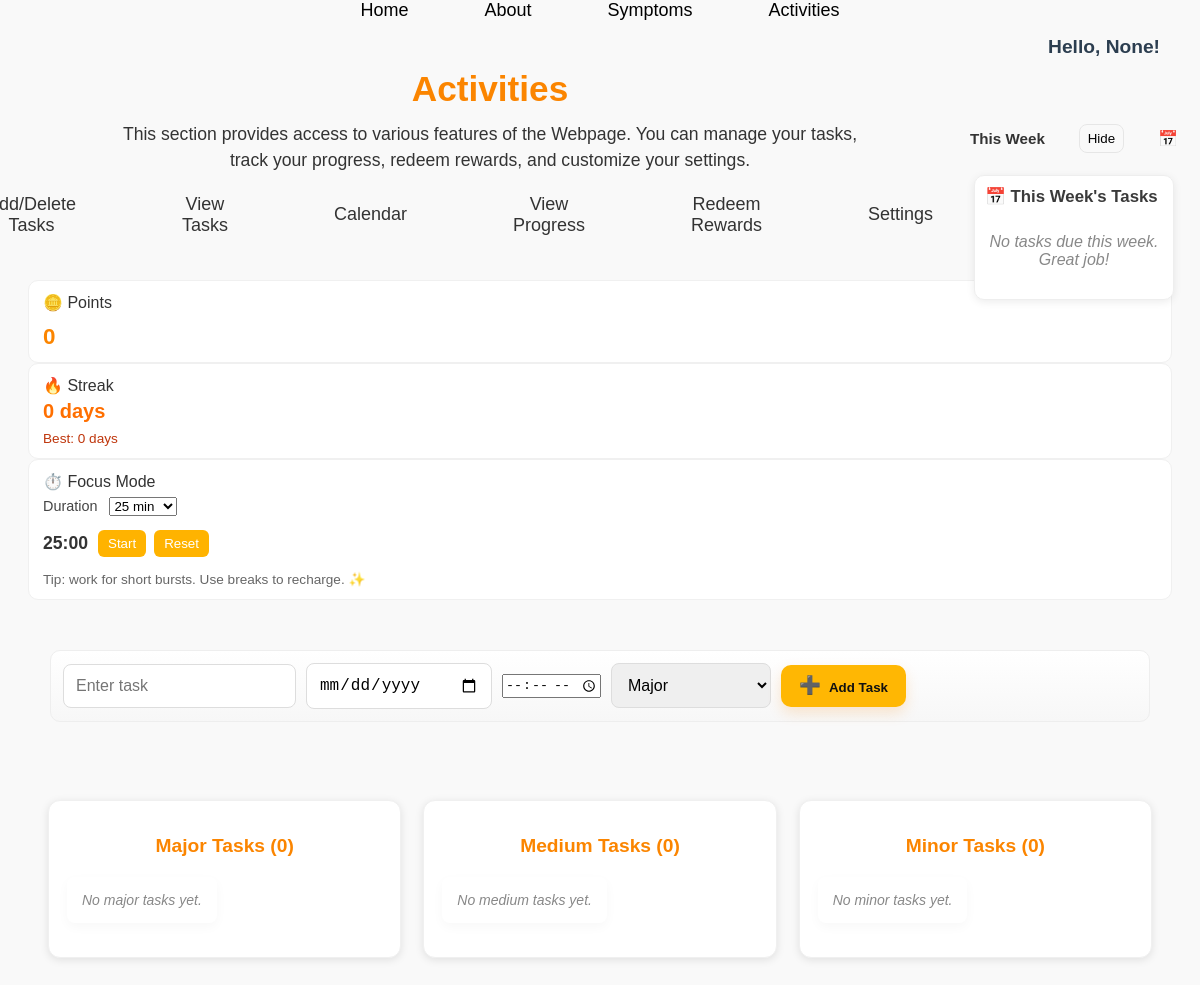
The page /activities on the database as committed earlier.
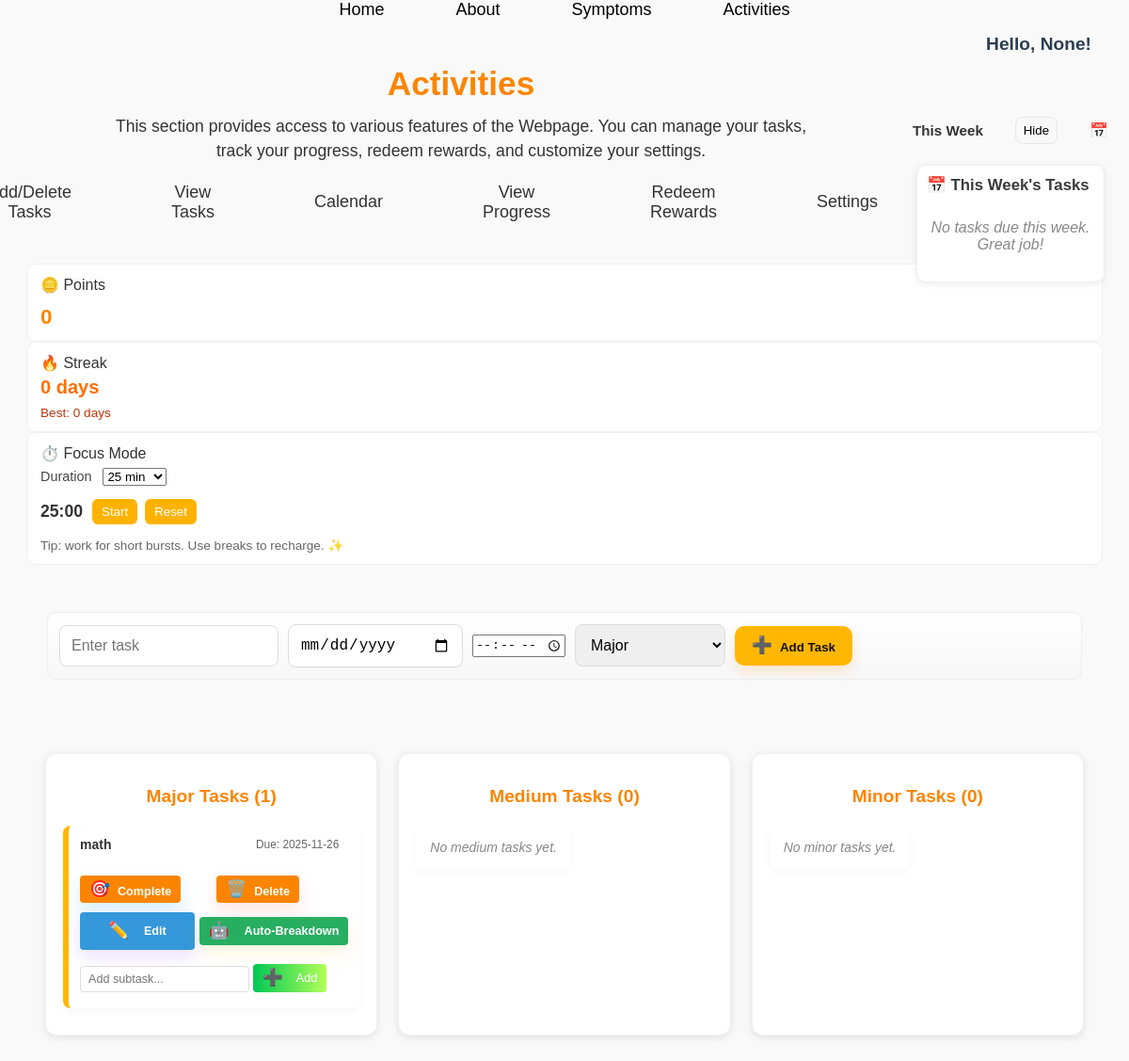
The same page on the database as committed later.
### tables this page shows
CREATE TABLE tasks (
            id INTEGER PRIMARY KEY AUTOINCREMENT,
            name TEXT NOT NULL,
            date TEXT,
            importance TEXT NOT NULL,
            user TEXT
        , completed INTEGER DEFAULT 0, completed_at TEXT, duration INTEGER, time TEXT);

### app.py (the view, shortened to what this page needs)
@app.route("/activities")
def activities():
    tasks = get_tasks_grouped()
    calendar_tasks = get_calendar_tasks()
    username = session.get('user') if session else None
    is_parent = False
    upcoming_tasks = get_upcoming_tasks(username, days=7) if username else []
    upcoming_all_14 = get_upcoming_tasks(username, days=14) if username else []
    today = datetime.datetime.now().date()
    upcoming_tasks_next = [t for t in upcoming_all_14 if t.get('date') and datetime.datetime.fromisoformat(t['date']).date() > (today + datetime.timedelta(days=7))]
    points = 0
    streak = {'current': 0, 'longest': 0}
    return render_template("activities.html", tasks=tasks, calendar_tasks=calendar_tasks, username=username, points=points, upcoming_tasks=upcoming_tasks, upcoming_tasks_next=upcoming_tasks_next, streak=streak, today=datetime.datetime.now(), timedelta=datetime.timedelta, is_parent=is_parent)

### templates/activities.html (shortened to what this page needs)
<!DOCTYPE html>
<html lang="en">
<head>
  <div class="menu">
    <ul>
      <li><a href="{{ url_for('home') }}">Home</a></li>
      <li><a href="{{ url_for('about') }}">About</a></li>
      <li><a href="{{ url_for('symptoms') }}">Symptoms</a></li>
      <li><a href="{{ url_for('activities') }}">Activities</a></li>
    </ul>
  </div>
  <link rel="stylesheet" href="{{ url_for('static', filename='activitiesstyle.css') }}">
  <link rel="stylesheet" href="{{ url_for('static', filename='calendar.css') }}">
  <link rel="stylesheet" href="{{ url_for('static', filename='activities_adaptive.css') }}">
<body>
  <div class="front">
    <div class="front-header">
      <div class="front-header-left">
        <h1>Activities</h1>
        <p class="description">
          This section provides access to various features of the Webpage.
          You can manage your tasks, track your progress, redeem rewards, and customize your settings.
        </p>
        <ul class="Tabs">
          <li><a href="{{ url_for('activities') }}">Add/Delete Tasks</a></li>
          <li><a href="{{ url_for('view_tasks') }}">View Tasks</a></li>
          <li><a href="{{ url_for('calendar') }}">Calendar</a></li>
          <li><a href="{{ url_for('progress') }}">View Progress</a></li>
          <li><a href="{{ url_for('redeem') }}">Redeem Rewards</a></li>
          <li><a href="{{ url_for('settings') }}">Settings</a></li>
        </ul>
        <h2 id="greeting">Hello, {{ username }}!</h2>
      </div>
    </div>
    <div class="corner-upcoming" aria-label="This week's tasks">
      <div class="corner-header" style="display:flex;justify-content:space-between;align-items:center;margin-bottom:8px;position:relative;">
        <strong style="font-size:0.95rem">This Week</strong>
        <button id="cornerToggleBtn" aria-expanded="true" style="background:transparent;border:1px solid #e6e6e6;padding:6px 8px;border-radius:8px;cursor:pointer">Hide</button>
        <div class="corner-handle" aria-hidden="true" title="This Week">📅</div>
      </div>
      <div class="corner-content collapsible" id="cornerContent">
        <div class="upcoming-tasks-sidebar">
          <h3 style="margin-top:0;">📅 This Week's Tasks</h3>
          {% if upcoming_tasks %}
          <ul class="upcoming-tasks-list">
            {% for task in upcoming_tasks %}
            <li>
              <div style="display:flex;flex-direction:column;gap:4px;">
                <span class="task-item-name">{{ task.name }}</span>
                <span class="task-item-date" style="font-size:0.85rem;color:#666;">Due: {{ task.date }}</span>
              </div>
            </li>
            {% endfor %}
          </ul>
          {% else %}
          <p class="no-tasks">No tasks due this week. Great job!</p>
          {% endif %}
        </div>
      </div>
    </div>
    <div class="corner-stats collapsed" id="cornerStats" aria-hidden="false">
      <div class="corner-stats-content collapsible" id="cornerStatsContent">
        <div class="top-panel points">
          <div class="panel-title">🪙 Points</div>
          <div class="points-value" id="pointsCount">{{ points }}</div>
        </div>
        <div class="top-panel streak">
          <div class="panel-title">🔥 Streak</div>
          <div class="streak-current">{{ streak.current if streak else 0 }} days</div>
          <div class="streak-best">Best: {{ streak.longest if streak and streak.longest is not none else 0 }} days</div>
        </div>
        <div class="top-panel focus">
          <div class="panel-title">⏱️ Focus Mode</div>
            <div class="timer-settings" style="display:flex;gap:8px;align-items:center;margin-bottom:8px;">
              <label for="focusDurationSelect" style="font-size:0.9rem;color:#444;margin:0 4px 0 0">Duration</label>
              <select id="focusDurationSelect" aria-label="Focus duration">
                <option value="25" selected>25 min</option>
              </select>
            </div>
            <div class="timer-display">
              <div id="timerLabel">25:00</div>
              <div class="timer-controls">
                <button id="startPauseBtn" class="timer-btn">Start</button>
                <button id="resetBtn" class="timer-btn">Reset</button>
              </div>
            </div>
          <div class="focus-tips">Tip: work for short bursts. Use breaks to recharge. ✨</div>
        </div>
      </div>
    </div>
  </div>
  <div class="task-input">
    <form action="/add_task" method="POST">
      <input type="text" name="task_name" placeholder="Enter task" required />
      <input type="date" name="task_date" required />
      <input type="time" name="task_time" />
      <select name="importance" required>
        <option value="Major">Major</option>
      </select>
      <button type="submit" class="btn-add" aria-label="Add task"><span class="btn-icon">➕</span><span class="btn-text">Add Task</span></button>
    </form>
  </div>
  <div class="activities-container">
  <div class="activities-main">
  <div class="task-sections">
    <div class="task-section">
      <h2>Major Tasks <span class="task-count">({{ tasks['Major']|length }})</span></h2>
      <ul>
        {% for task in tasks['Major'] %}
        <li>
          <div class="task-header">
            <span class="task-name">{{ task.name }}</span>
            <span class="task-date">{% if task.date %}Due: {{ task.date }}{% if task.time %} at {{ task.time }}{% endif %}{% else %}No due date{% endif %}</span>
          </div>
          <div class="task-actions">
            <form action="{{ url_for('complete_task', importance='Major', task_index=loop.index0) }}" method="post" onsubmit="handleCompletion(event, 'Major')">
              <button type="submit" class="btn-complete" aria-label="Complete task"><span class="btn-icon">🎯</span><span class="btn-text">Complete</span></button>
            </form>
            <form action="{{ url_for('delete_task', importance='Major', task_index=loop.index0) }}" method="post">
              <button type="submit" class="btn-delete" aria-label="Delete task"><span class="btn-icon">🗑️</span><span class="btn-text">Delete</span></button>
            </form>
            <button type="button" class="edit-btn" data-task='{{ {"id": task.id, "name": task.name, "date": task.date, "time": task.time, "importance": "Major"}|tojson }}' onclick="openEditModalFromButton(this)"><span class="btn-icon">✏️</span><span class="btn-text">Edit</span></button>
            <form action="{{ url_for('auto_breakdown_task_route', parent_task_id=task.id) }}" method="post">
              <button type="submit" class="auto-breakdown-btn" aria-label="Auto breakdown"><span class="btn-icon">🤖</span><span class="btn-text">Auto-Breakdown</span></button>
            </form>
          </div>
          <form action="{{ url_for('add_subtask', parent_task_id=task.id) }}" method="post" class="add-subtask-form">
            <input type="text" name="subtask_name" placeholder="Add subtask..." required />
            <button type="submit" class="btn-add-subtask" aria-label="Add subtask"><span class="btn-icon">➕</span><span class="btn-text">Add</span></button>
          </form>
        </li>
        {% else %}
        <li class="empty">No major tasks yet.</li>
        {% endfor %}
      </ul>
    </div>
    <div class="task-section">
      <h2>Medium Tasks <span class="task-count">({{ tasks['Medium']|length }})</span></h2>
      <ul>
        {% for task in tasks['Medium'] %}
        <li>
          <div class="task-header">
            <span class="task-name">{{ task.name }}</span>
            <span class="task-date">{% if task.date %}Due: {{ task.date }}{% if task.time %} at {{ task.time }}{% endif %}{% else %}No due date{% endif %}</span>
          </div>
          <div class="task-actions">
            <form action="{{ url_for('complete_task', importance='Medium', task_index=loop.index0) }}" method="post" onsubmit="handleCompletion(event, 'Medium')">
              <button type="submit" class="btn-complete" aria-label="Complete task"><span class="btn-icon">🎯</span><span class="btn-text">Complete</span></button>
            </form>
            <form action="{{ url_for('delete_task', importance='Medium', task_index=loop.index0) }}" method="post">
              <button type="submit" class="btn-delete" aria-label="Delete task"><span class="btn-icon">🗑️</span><span class="btn-text">Delete</span></button>
            </form>
            <button type="button" class="edit-btn" data-task='{{ {"id": task.id, "name": task.name, "date": task.date, "time": task.time, "importance": "Medium"}|tojson }}' onclick="openEditModalFromButton(this)"><span class="btn-icon">✏️</span><span class="btn-text">Edit</span></button>
            <form action="{{ url_for('auto_breakdown_task_route', parent_task_id=task.id) }}" method="post">
              <button type="submit" class="auto-breakdown-btn" aria-label="Auto breakdown"><span class="btn-icon">🤖</span><span class="btn-text">Auto-Breakdown</span></button>
            </form>
          </div>
          {% if task.subtasks %}
          <div class="subtasks">
            <h4 onclick="toggleSubtasks(this)">
              <span>Subtasks ({{ task.subtasks|length }})</span>
              <span class="subtasks-toggle">▼</span>
            </h4>
            <ul class="subtasks-list" style="display:none;">
              {% for subtask in task.subtasks %}
              <li class="{% if subtask.completed %}completed{% endif %}">
                <form action="{{ url_for('complete_subtask', subtask_id=subtask.id) }}" method="post">
                  <button type="submit" class="subtask-check">{% if subtask.completed %}✅{% else %}☐{% endif %}</button>
                </form>
                <span>{{ subtask.name }}</span>
                <form action="{{ url_for('delete_subtask', subtask_id=subtask.id) }}" method="post">
                  <button type="submit" class="delete-btn">✕</button>
                </form>
              </li>
              {% endfor %}
            </ul>
          </div>
          {% endif %}
          <form action="{{ url_for('add_subtask', parent_task_id=task.id) }}" method="post" class="add-subtask-form">
            <input type="text" name="subtask_name" placeholder="Add subtask..." required />
            <button type="submit">+ Add</button>
          </form>
        </li>
        {% else %}
        <li class="empty">No medium tasks yet.</li>
        {% endfor %}
      </ul>
    </div>
    <div class="task-section">
      <h2>Minor Tasks <span class="task-count">({{ tasks['Minor']|length }})</span></h2>
      <ul>
        {% for task in tasks['Minor'] %}
        <li>
          <div class="task-header">
            <span class="task-name">{{ task.name }}</span>
            <span class="task-date">Due: {{ task.date }}</span>
          </div>
          <div class="task-actions">
            <form action="{{ url_for('complete_task', importance='Minor', task_index=loop.index0) }}" method="post" onsubmit="handleCompletion(event, 'Minor')">
              <button type="submit" class="btn-complete" aria-label="Complete task"><span class="btn-icon">🎯</span><span class="btn-text">Complete</span></button>
            </form>
            <form action="{{ url_for('delete_task', importance='Minor', task_index=loop.index0) }}" method="post">
              <button type="submit" class="btn-delete" aria-label="Delete task"><span class="btn-icon">🗑️</span><span class="btn-text">Delete</span></button>
            </form>
            <button type="button" class="edit-btn" data-task='{{ {"id": task.id, "name": task.name, "date": task.date, "time": task.time, "importance": "Minor"}|tojson }}' onclick="openEditModalFromButton(this)"><span class="btn-icon">✏️</span><span class="btn-text">Edit</span></button>
            <form action="{{ url_for('auto_breakdown_task_route', parent_task_id=task.id) }}" method="post">
              <button type="submit" class="auto-breakdown-btn" aria-label="Auto breakdown"><span class="btn-icon">🤖</span><span class="btn-text">Auto-Breakdown</span></button>
            </form>
          </div>
          {% if task.subtasks %}
          <div class="subtasks">
            <h4 onclick="toggleSubtasks(this)">
              <span>Subtasks ({{ task.subtasks|length }})</span>
              <span class="subtasks-toggle">▼</span>
            </h4>
            <ul class="subtasks-list" style="display:none;">
              {% for subtask in task.subtasks %}
              <li class="{% if subtask.completed %}completed{% endif %}">
                <form action="{{ url_for('complete_subtask', subtask_id=subtask.id) }}" method="post">
                  <button type="submit" class="subtask-check">{% if subtask.completed %}✅{% else %}☐{% endif %}</button>
                </form>
                <span>{{ subtask.name }}</span>
                <form action="{{ url_for('delete_subtask', subtask_id=subtask.id) }}" method="post">
                  <button type="submit" class="delete-btn">✕</button>
                </form>
              </li>
              {% endfor %}
            </ul>
          </div>
          {% endif %}
          <form action="{{ url_for('add_subtask', parent_task_id=task.id) }}" method="post" class="add-subtask-form">
            <input type="text" name="subtask_name" placeholder="Add subtask..." required />
            <button type="submit">+ Add</button>
          </form>
        </li>
        {% else %}
        <li class="empty">No minor tasks yet.</li>
        {% endfor %}
      </ul>
    </div>
  </div>
  </div>
  </div>
</body>
</html>

Rows that differ between the two databases and show on the page:
added tasks: name "math", date "2025-11-26"
Other text that changed with them:
{{ tasks['Major']|length }}: "0" → "1"
text no longer shown: "No major tasks yet."
